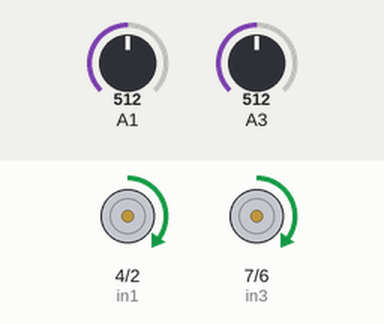
Bench run of a sketch on a simulated Arduino Uno, built with avr-gcc and run on an emulated ATmega328P. Parts: motor-driver pin pairs drawn as motors (green arrow = first pin HIGH = forward, orange = second pin HIGH = backward, longer = more drive, scaled by the enable pin). The inputs (shaded band) are chosen by the test bench; at power-on: A1 = 512, A3 = 512.

Above: at 6.2 s.
6.3 s: A1 set to 43
7.8 s: A1 set to 36
At 8.9 s:
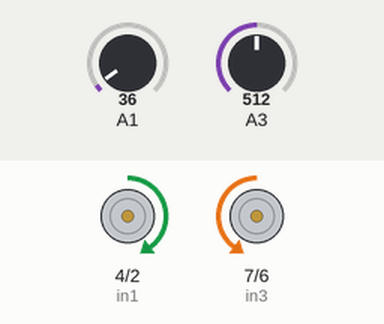
9.3 s: A3 set to 42
10.8 s: A3 set to 35
At 11.2 s:
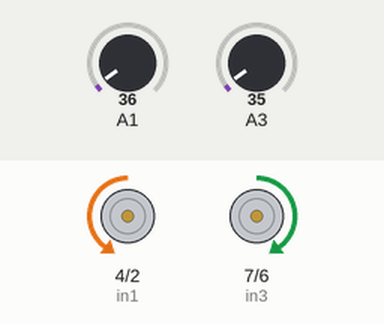
12.3 s: A3 set to 122
At 13.5 s:
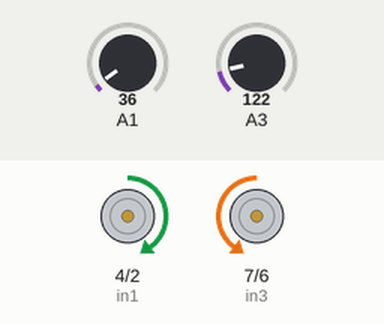
13.8 s: A3 set to 30
At 14.7 s:
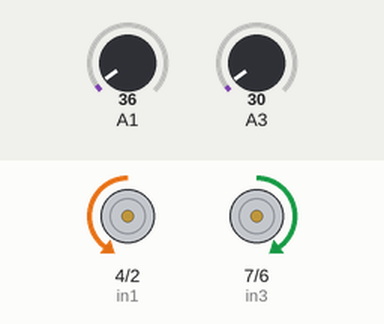
Timing chart, 0 to 16.3 s (numbered marks = the images above; inputs shaded):
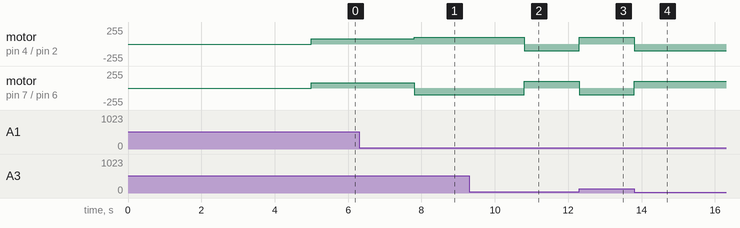

Measured:
- the behaviour switches between 40 and 39 on A1 (found by bisection; images 0 and 1)
- the behaviour switches between 40 and 39 on A3 (found by bisection; images 1 and 2)
- after the input at 6.3 s, every drawn part: stays the same
- after the input at 7.8 s, motor on pin 4 (in1) / pin 2 (in2): forward 80/255 → forward 100/255 at once; motor on pin 7 (in3) / pin 6 (in4): forward 80/255 → backward 100/255 at once
- after the input at 9.3 s, every drawn part: stays the same
- after the input at 10.8 s, motor on pin 4 (in1) / pin 2 (in2): forward 100/255 → backward 100/255 at once; motor on pin 7 (in3) / pin 6 (in4): backward 100/255 → forward 100/255 at once
- after the input at 12.3 s, motor on pin 4 (in1) / pin 2 (in2): backward 100/255 → forward 100/255 at once; motor on pin 7 (in3) / pin 6 (in4): forward 100/255 → backward 100/255 at once
- after the input at 13.8 s, motor on pin 4 (in1) / pin 2 (in2): forward 100/255 → backward 100/255 at once; motor on pin 7 (in3) / pin 6 (in4): backward 100/255 → forward 100/255 at once

The sketch:

Line_follower_version_1.ino
```cpp
#define rightVal  analogRead(A1)    //Go right if the purple wire faces black.
#define leftVal  analogRead(A3)

#define threshold 40

//Pin declaration for left motor.
#define enL  3
#define in1  4
#define in2  2

//Pin declaration for right motor.
#define enR  5
#define in3  7
#define in4  6


void setup() {
  pinMode(A0, INPUT);
  pinMode(A1, INPUT);
  pinMode(A2, INPUT);
  pinMode(A3, INPUT);
  pinMode(A4, INPUT);

  pinMode(enL, OUTPUT);
  pinMode(in1, OUTPUT);
  pinMode(in2, OUTPUT);

  pinMode(enR, OUTPUT);
  pinMode(in3, OUTPUT);
  pinMode(in4, OUTPUT);
    Serial.begin(9600);

    for(int i = 1; i<=5; i++)
    {
      if(i%2==0)
      {
      digitalWrite(13, LOW);
      }
      else
      {
        digitalWrite(13, HIGH);
      }
      delay(1000);
    }
}
#define PWM 100
#define wait 0

// red blue brown purple yellow orange green

void loop() {
 /*
Serial.print(analogRead(A0));
Serial.print("   ");
Serial.print(analogRead(A1));
Serial.print("   ");
Serial.print(analogRead(A2));
Serial.print("   ");
Serial.print(analogRead(A3));
Serial.print("   ");
Serial.print(analogRead(A4));
Serial.print("\n");
 delay(500);
*/
if(leftVal > 40 && rightVal > 40)
{
  goForward(80);
  delay(wait);
}
else if(leftVal < 40)
{
  goLeft(PWM);
  delay(wait);
}

else if(rightVal < 40)
{
  goRight(PWM);
  delay(wait);
}


}

void Stop()
{
  digitalWrite(enL, LOW);
  digitalWrite(enR, LOW);
}

void rightForward(int actionValue) //Sets the right motor to move forward
{
  analogWrite(enR, actionValue);
   digitalWrite(in3, HIGH);
  digitalWrite(in4, LOW);
}

void rightBackward(int actionValue)
{
  analogWrite(enR, actionValue);
   digitalWrite(in3, LOW);
  digitalWrite(in4, HIGH);
}

void leftForward(int actionValue)
{
analogWrite(enL, actionValue);
   digitalWrite(in1, HIGH);
  digitalWrite(in2, LOW);

}

void leftBackward(int actionValue)
{
  analogWrite(enL, actionValue);
   digitalWrite(in1, LOW);
  digitalWrite(in2, HIGH);
}


void goForward(int actionValue)
{
 rightForward(actionValue);
 leftForward(actionValue);
}

void goBackward(int actionValue)
{
  rightBackward(actionValue);
  leftBackward(actionValue);
}

void goLeft(int actionValue)
{
 rightForward(actionValue);
 leftBackward(actionValue);
}


void goRight(int actionValue)
{
    leftForward(actionValue);
    rightBackward(actionValue);
}
```
